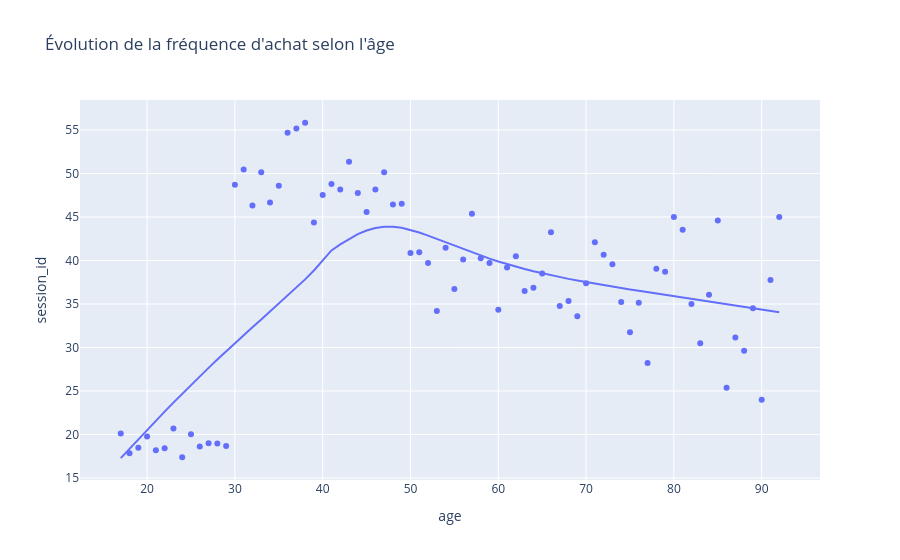

The notebook cell saved with this chart:
### Markdown cell above
## <u> Le lien entre l'âge des clients et la fréquence d’achat </u>

### Code cell
# Quanti - quanti
rho, p_value = stats.spearmanr(df_client['age'], df_client['session_id'])
print(f"--- Corrélation Âge vs Fréquence d'achat ---")
print(f"Coefficient de Spearman: {rho:.3f}")
print(f"P-value: {p_value:.3e}")

# Graphique rapide pour visualiser
fig = px.scatter(
    df_client.groupby('age')['session_id'].mean().reset_index(), 
        x='age', y='session_id', trendline="lowess",
        title=f"Évolution de la fréquence d'achat selon l'âge")
fig.show()

### Figure 1 — Plotly figure (JSON) as saved in the notebook; plotly's stock layout.template omitted (floating-point values rounded to 4 significant figures)
{"data": [{"hovertemplate": "age=%{x}<br>session_id=%{y}<extra></extra>", "legendgroup": "", "marker": {"color": "#636efa", "symbol": "circle"}, "mode": "markers", "name": "", "orientation": "v", "showlegend": false, "type": "scatter", "x": [17, 18, 19, 20, 21, 22, 23, 24, 25, 26, 27, 28, 29, 30, 31, 32, 33, 34, 35, 36, 37, 38, 39, 40, 41, 42, 43, 44, 45, 46, 47, 48, 49, 50, 51, 52, 53, 54, 55, 56, 57, 58, 59, 60, 61, 62, 63, 64, 65, 66, 67, 68, 69, 70, 71, 72, 73, 74, 75, 76, 77, 78, 79, 80, 81, 82, 83, 84, 85, 86, 87, 88, 89, 90, 91, 92], "xaxis": "x", "y": [20.11, 17.85, 18.49, 19.77, 18.21, 18.43, 20.69, 17.39, 20.02, 18.62, 18.99, 18.97, 18.68, 48.69, 50.47, 46.31, 50.14, 46.67, 48.6, 54.68, 55.18, 55.83, 44.38, 47.53, 48.8, 48.15, 51.34, 47.75, 45.58, 48.15, 50.15, 46.43, 46.51, 40.88, 40.96, 39.7, 34.19, 41.47, 36.73, 40.11, 45.37, 40.27, 39.72, 34.33, 39.19, 40.48, 36.49, 36.87, 38.52, 43.26, 34.78, 35.36, 33.59, 37.39, 42.11, 40.67, 39.56, 35.22, 31.76, 35.15, 28.21, 39.05, 38.7, 45.0, 43.54, 35.0, 30.5, 36.06, 44.58, 25.38, 31.15, 29.62, 34.5, 24.0, 37.75, 45.0], "yaxis": "y"}, {"hovertemplate": "<b>LOWESS trendline</b><br><br>age=%{x}<br>session_id=%{y} <b>(trend)</b><extra></extra>", "legendgroup": "", "marker": {"color": "#636efa", "symbol": "circle"}, "mode": "lines", "name": "", "showlegend": false, "type": "scatter", "x": [17, 18, 19, 20, 21, 22, 23, 24, 25, 26, 27, 28, 29, 30, 31, 32, 33, 34, 35, 36, 37, 38, 39, 40, 41, 42, 43, 44, 45, 46, 47, 48, 49, 50, 51, 52, 53, 54, 55, 56, 57, 58, 59, 60, 61, 62, 63, 64, 65, 66, 67, 68, 69, 70, 71, 72, 73, 74, 75, 76, 77, 78, 79, 80, 81, 82, 83, 84, 85, 86, 87, 88, 89, 90, 91, 92], "xaxis": "x", "y": [17.29, 18.38, 19.46, 20.53, 21.59, 22.64, 23.67, 24.69, 25.7, 26.69, 27.67, 28.63, 29.57, 30.5, 31.42, 32.33, 33.23, 34.13, 35.03, 35.94, 36.86, 37.83, 38.85, 39.96, 41.16, 41.85, 42.48, 43.02, 43.45, 43.74, 43.88, 43.88, 43.75, 43.52, 43.21, 42.85, 42.47, 42.08, 41.69, 41.3, 40.93, 40.57, 40.22, 39.89, 39.58, 39.29, 39.02, 38.76, 38.53, 38.3, 38.09, 37.89, 37.7, 37.52, 37.34, 37.17, 37.0, 36.84, 36.67, 36.51, 36.36, 36.2, 36.04, 35.89, 35.74, 35.58, 35.43, 35.28, 35.13, 34.97, 34.82, 34.67, 34.51, 34.35, 34.2, 34.04], "yaxis": "y"}], "layout": {"legend": {"tracegroupgap": 0}, "title": {"text": "Évolution de la fréquence d'achat selon l'âge"}, "xaxis": {"anchor": "y", "domain": [0, 1], "title": {"text": "age"}}, "yaxis": {"anchor": "x", "domain": [0, 1], "title": {"text": "session_id"}}}}
